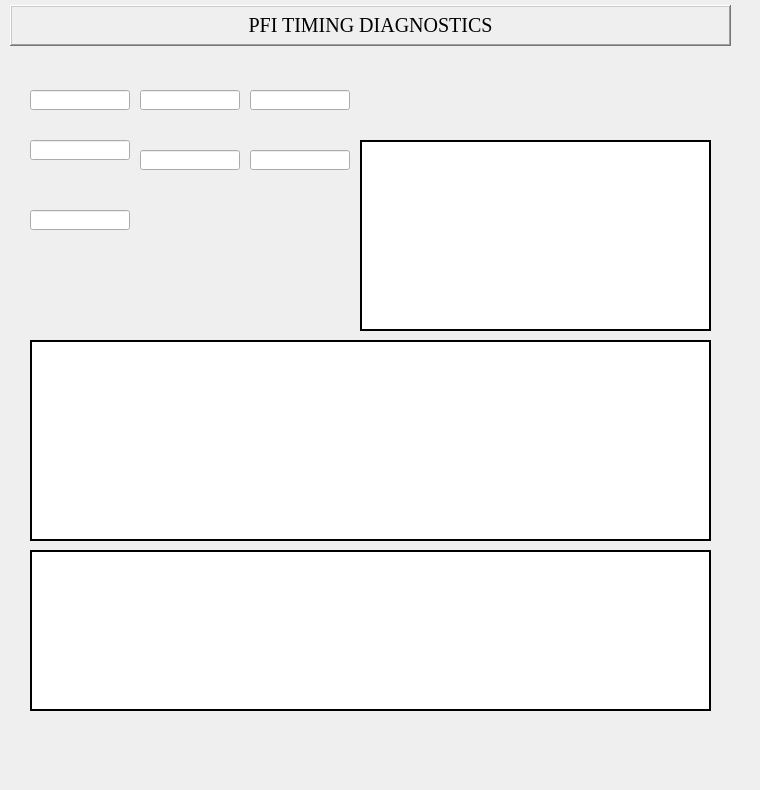
  <widget class="QWidget" name="tab">
   <attribute name="title">
    <string>TIMING</string>
   </attribute>
   <widget class="caStripPlot" name="castripplot_2">
    <property name="geometry">
     <rect>
      <x>30</x>
      <y>340</y>
      <width>681</width>
      <height>201</height>
     </rect>
    </property>
    <property name="layoutDirection">
     <enum>Qt::LeftToRight</enum>
    </property>
    <property name="styleSheet">
     <string notr="true">background-color: rgb(255, 255, 255);
color: rgb(0, 0, 0);</string>
    </property>
    <property name="frameShape">
     <enum>QFrame::Box</enum>
    </property>
    <property name="frameShadow">
     <enum>QFrame::Plain</enum>
    </property>
    <property name="lineWidth">
     <number>2</number>
    </property>
    <property name="Title" stdset="0">
     <string notr="true">Duty Cycle/Single Shot Length</string>
    </property>
    <property name="TitleX">
     <string notr="true">Time</string>
    </property>
    <property name="TitleY">
     <string notr="true">Duration(s)</string>
    </property>
    <property name="channels" stdset="0">
     <string notr="true">cpiSync:DutyCycle;cpiSync:ShotDuration</string>
    </property>
    <property name="period">
     <double>10.000000000000000</double>
    </property>
    <property name="refreshRate" stdset="0">
     <enum>caStripPlot::Medium</enum>
    </property>
    <property name="XaxisType">
     <enum>caStripPlot::TimeScale</enum>
    </property>
    <property name="YAxisScaling" stdset="0">
     <enum>caStripPlot::autoScale</enum>
    </property>
    <property name="YaxisLimitsMax_1">
     <double>1000.000000000000000</double>
    </property>
    <property name="YaxisScalingMax_1" stdset="0">
     <enum>caStripPlot::Channel</enum>
    </property>
    <property name="YaxisScalingMin_1" stdset="0">
     <enum>caStripPlot::Channel</enum>
    </property>
    <property name="Style_1">
     <enum>caStripPlot::FillUnder</enum>
    </property>
    <property name="color_1">
     <color alpha="150">
      <red>255</red>
      <green>0</green>
      <blue>0</blue>
     </color>
    </property>
    <property name="YaxisLimitsMax_2">
     <double>1.000000000000000</double>
    </property>
    <property name="YaxisScalingMax_2" stdset="0">
     <enum>caStripPlot::Channel</enum>
    </property>
    <property name="YaxisScalingMin_2" stdset="0">
     <enum>caStripPlot::Channel</enum>
    </property>
    <property name="Style_2">
     <enum>caStripPlot::FillUnder</enum>
    </property>
    <property name="color_2">
     <color alpha="150">
      <red>0</red>
      <green>0</green>
      <blue>255</blue>
     </color>
    </property>
    <property name="YaxisLimitsMax_3">
     <double>1.000000000000000</double>
    </property>
    <property name="YaxisScalingMax_3" stdset="0">
     <enum>caStripPlot::Channel</enum>
    </property>
    <property name="YaxisScalingMin_3" stdset="0">
     <enum>caStripPlot::Channel</enum>
    </property>
    <property name="Style_3">
     <enum>caStripPlot::FillUnder</enum>
    </property>
    <property name="color_3">
     <color alpha="150">
      <red>0</red>
      <green>170</green>
      <blue>0</blue>
     </color>
    </property>
    <property name="YaxisLimitsMax_4">
     <double>1.000000000000000</double>
    </property>
    <property name="Style_4">
     <enum>caStripPlot::FillUnder</enum>
    </property>
    <property name="YaxisLimitsMax_5">
     <double>1.000000000000000</double>
    </property>
    <property name="foreground">
     <color>
      <red>255</red>
      <green>255</green>
      <blue>255</blue>
     </color>
    </property>
    <property name="background">
     <color>
      <red>255</red>
      <green>255</green>
      <blue>255</blue>
     </color>
    </property>
    <property name="scaleColor">
     <color>
      <red>0</red>
      <green>0</green>
      <blue>0</blue>
     </color>
    </property>
    <property name="gridColor">
     <color>
      <red>194</red>
      <green>194</green>
      <blue>194</blue>
     </color>
    </property>
    <property name="XaxisEnabled">
     <bool>false</bool>
    </property>
    <property name="LegendEnabled">
     <bool>true</bool>
    </property>
   </widget>
   <widget class="caStripPlot" name="castripplot_3">
    <property name="geometry">
     <rect>
      <x>30</x>
      <y>550</y>
      <width>681</width>
      <height>161</height>
     </rect>
    </property>
    <property name="layoutDirection">
     <enum>Qt::LeftToRight</enum>
    </property>
    <property name="styleSheet">
     <string notr="true">background-color: rgb(255, 255, 255);
color: rgb(0, 0, 0);</string>
    </property>
    <property name="frameShape">
     <enum>QFrame::Box</enum>
    </property>
    <property name="frameShadow">
     <enum>QFrame::Plain</enum>
    </property>
    <property name="lineWidth">
     <number>2</number>
    </property>
    <property name="Title" stdset="0">
     <string notr="true">CPI/Qi2 Exposure Length</string>
    </property>
    <property name="TitleX">
     <string notr="true">Time</string>
    </property>
    <property name="TitleY">
     <string notr="true">Duration(s)</string>
    </property>
    <property name="channels" stdset="0">
     <string notr="true">cpiSync:CpiDuration;cpiSync:Qi2Duration</string>
    </property>
    <property name="period">
     <double>10.000000000000000</double>
    </property>
    <property name="refreshRate" stdset="0">
     <enum>caStripPlot::Medium</enum>
    </property>
    <property name="XaxisType">
     <enum>caStripPlot::TimeScale</enum>
    </property>
    <property name="YAxisScaling" stdset="0">
     <enum>caStripPlot::autoScale</enum>
    </property>
    <property name="YaxisLimitsMax_1">
     <double>1000.000000000000000</double>
    </property>
    <property name="YaxisScalingMax_1" stdset="0">
     <enum>caStripPlot::Channel</enum>
    </property>
    <property name="YaxisScalingMin_1" stdset="0">
     <enum>caStripPlot::Channel</enum>
    </property>
    <property name="Style_1">
     <enum>caStripPlot::FillUnder</enum>
    </property>
    <property name="color_1">
     <color alpha="150">
      <red>255</red>
      <green>0</green>
      <blue>0</blue>
     </color>
    </property>
    <property name="YaxisLimitsMax_2">
     <double>1.000000000000000</double>
    </property>
    <property name="YaxisScalingMax_2" stdset="0">
     <enum>caStripPlot::Channel</enum>
    </property>
    <property name="YaxisScalingMin_2" stdset="0">
     <enum>caStripPlot::Channel</enum>
    </property>
    <property name="Style_2">
     <enum>caStripPlot::FillUnder</enum>
    </property>
    <property name="color_2">
     <color alpha="150">
      <red>0</red>
      <green>0</green>
      <blue>255</blue>
     </color>
    </property>
    <property name="YaxisLimitsMax_3">
     <double>1.000000000000000</double>
    </property>
    <property name="YaxisScalingMax_3" stdset="0">
     <enum>caStripPlot::Channel</enum>
    </property>
    <property name="YaxisScalingMin_3" stdset="0">
     <enum>caStripPlot::Channel</enum>
    </property>
    <property name="Style_3">
     <enum>caStripPlot::FillUnder</enum>
    </property>
    <property name="color_3">
     <color alpha="150">
      <red>0</red>
      <green>170</green>
      <blue>0</blue>
     </color>
    </property>
    <property name="YaxisLimitsMax_4">
     <double>1.000000000000000</double>
    </property>
    <property name="Style_4">
     <enum>caStripPlot::FillUnder</enum>
    </property>
    <property name="YaxisLimitsMax_5">
     <double>1.000000000000000</double>
    </property>
    <property name="foreground">
     <color>
      <red>255</red>
      <green>255</green>
      <blue>255</blue>
     </color>
    </property>
    <property name="background">
     <color>
      <red>255</red>
      <green>255</green>
      <blue>255</blue>
     </color>
    </property>
    <property name="scaleColor">
     <color>
      <red>0</red>
      <green>0</green>
      <blue>0</blue>
     </color>
    </property>
    <property name="gridColor">
     <color>
      <red>194</red>
      <green>194</green>
      <blue>194</blue>
     </color>
    </property>
    <property name="XaxisEnabled">
     <bool>false</bool>
    </property>
    <property name="LegendEnabled">
     <bool>true</bool>
    </property>
   </widget>
   <widget class="caLabel" name="calabel_7">
    <property name="geometry">
     <rect>
      <x>10</x>
      <y>5</y>
      <width>721</width>
      <height>41</height>
     </rect>
    </property>
    <property name="font">
     <font>
      <family>Times New Roman</family>
      <pointsize>15</pointsize>
      <weight>50</weight>
      <bold>false</bold>
     </font>
    </property>
    <property name="frameShape">
     <enum>QFrame::WinPanel</enum>
    </property>
    <property name="frameShadow">
     <enum>QFrame::Raised</enum>
    </property>
    <property name="lineWidth">
     <number>1</number>
    </property>
    <property name="midLineWidth">
     <number>1</number>
    </property>
    <property name="text">
     <string>PFI TIMING DIAGNOSTICS</string>
    </property>
    <property name="alignment">
     <set>Qt::AlignCenter</set>
    </property>
    <property name="foreground">
     <color>
      <red>0</red>
      <green>0</green>
      <blue>0</blue>
     </color>
    </property>
    <property name="background">
     <color>
      <red>169</red>
      <green>209</green>
      <blue>239</blue>
     </color>
    </property>
   </widget>
   <widget class="caFrame" name="caframe_2">
    <property name="geometry">
     <rect>
      <x>0</x>
      <y>0</y>
      <width>751</width>
      <height>781</height>
     </rect>
    </property>
    <property name="backgroundMode">
     <enum>caFrame::Filled</enum>
    </property>
    <widget class="caGraphics" name="cagraphics_21">
     <property name="geometry">
      <rect>
       <x>10</x>
       <y>50</y>
       <width>721</width>
       <height>681</height>
      </rect>
     </property>
     <property name="foreground">
      <color>
       <red>105</red>
       <green>105</green>
       <blue>105</blue>
      </color>
     </property>
     <property name="linestyle" stdset="0">
      <enum>caGraphics::Solid</enum>
     </property>
     <property name="fillstyle" stdset="0">
      <enum>caGraphics::Filled</enum>
     </property>
     <property name="lineSize">
      <number>2</number>
     </property>
     <property name="lineColor">
      <color>
       <red>0</red>
       <green>0</green>
       <blue>0</blue>
      </color>
     </property>
    </widget>
    <widget class="caGraphics" name="cagraphics_22">
     <property name="geometry">
      <rect>
       <x>20</x>
       <y>60</y>
       <width>701</width>
       <height>661</height>
      </rect>
     </property>
     <property name="foreground">
      <color alpha="50">
       <red>255</red>
       <green>255</green>
       <blue>255</blue>
      </color>
     </property>
     <property name="linestyle" stdset="0">
      <enum>caGraphics::Solid</enum>
     </property>
     <property name="fillstyle" stdset="0">
      <enum>caGraphics::Filled</enum>
     </property>
     <property name="lineSize">
      <number>2</number>
     </property>
     <property name="lineColor">
      <color>
       <red>255</red>
       <green>255</green>
       <blue>255</blue>
      </color>
     </property>
    </widget>
    <widget class="caRelatedDisplay" name="carelateddisplay_13">
     <property name="geometry">
      <rect>
       <x>30</x>
       <y>70</y>
       <width>101</width>
       <height>21</height>
      </rect>
     </property>
     <property name="foreground">
      <color>
       <red>255</red>
       <green>255</green>
       <blue>255</blue>
      </color>
     </property>
     <property name="background">
      <color alpha="55">
       <red>0</red>
       <green>0</green>
       <blue>255</blue>
      </color>
     </property>
     <property name="labels">
      <string notr="true">Duty Cycle</string>
     </property>
     <property name="files">
      <string notr="true">../nikonqi2-slim.ui</string>
     </property>
     <property name="args">
      <string notr="true">P=Qi2:,R=cam1:,W=IOC:</string>
     </property>
     <property name="stackingMode" stdset="0">
      <enum>caRowColMenu::RowColumn</enum>
     </property>
     <property name="removeParent" stdset="0">
      <string>false;false;</string>
     </property>
    </widget>
    <widget class="caLineEdit" name="calineedit_10">
     <property name="geometry">
      <rect>
       <x>30</x>
       <y>90</y>
       <width>100</width>
       <height>20</height>
      </rect>
     </property>
     <property name="channel" stdset="0">
      <string notr="true">cpiSync:DutyCycle</string>
     </property>
     <property name="precision">
      <number>5</number>
     </property>
     <property name="precisionMode">
      <enum>caLineEdit::User</enum>
     </property>
    </widget>
    <widget class="caRelatedDisplay" name="carelateddisplay_14">
     <property name="geometry">
      <rect>
       <x>30</x>
       <y>120</y>
       <width>101</width>
       <height>21</height>
      </rect>
     </property>
     <property name="foreground">
      <color>
       <red>255</red>
       <green>255</green>
       <blue>255</blue>
      </color>
     </property>
     <property name="background">
      <color alpha="55">
       <red>0</red>
       <green>0</green>
       <blue>255</blue>
      </color>
     </property>
     <property name="labels">
      <string notr="true">Scan to Qi2 Lag</string>
     </property>
     <property name="files">
      <string notr="true">../nikonqi2-slim.ui</string>
     </property>
     <property name="args">
      <string notr="true">P=Qi2:,R=cam1:,W=IOC:</string>
     </property>
     <property name="stackingMode" stdset="0">
      <enum>caRowColMenu::RowColumn</enum>
     </property>
     <property name="removeParent" stdset="0">
      <string>false;false;</string>
     </property>
    </widget>
    <widget class="caLineEdit" name="calineedit_5">
     <property name="geometry">
      <rect>
       <x>30</x>
       <y>140</y>
       <width>100</width>
       <height>20</height>
      </rect>
     </property>
     <property name="channel" stdset="0">
      <string notr="true">cpiSync:SeqStarttoQi2</string>
     </property>
     <property name="precision">
      <number>5</number>
     </property>
     <property name="precisionMode">
      <enum>caLineEdit::User</enum>
     </property>
    </widget>
    <widget class="caThermo" name="cathermo_4">
     <property name="geometry">
      <rect>
       <x>30</x>
       <y>160</y>
       <width>100</width>
       <height>21</height>
      </rect>
     </property>
     <property name="maxValue">
      <double>0.010000000000000</double>
     </property>
     <property name="channel" stdset="0">
      <string notr="true">cpiSync:SeqStarttoQi2</string>
     </property>
     <property name="direction">
      <enum>caThermo::Right</enum>
     </property>
     <property name="look">
      <enum>caThermo::noLabel</enum>
     </property>
     <property name="foreground">
      <color>
       <red>255</red>
       <green>8</green>
       <blue>12</blue>
      </color>
     </property>
    </widget>
    <widget class="caRelatedDisplay" name="carelateddisplay_20">
     <property name="geometry">
      <rect>
       <x>30</x>
       <y>190</y>
       <width>101</width>
       <height>21</height>
      </rect>
     </property>
     <property name="foreground">
      <color>
       <red>255</red>
       <green>255</green>
       <blue>255</blue>
      </color>
     </property>
     <property name="background">
      <color alpha="55">
       <red>0</red>
       <green>0</green>
       <blue>255</blue>
      </color>
     </property>
     <property name="labels">
      <string notr="true">Single Shot Length</string>
     </property>
     <property name="files">
      <string notr="true">../nikonqi2-slim.ui</string>
     </property>
     <property name="args">
      <string notr="true">P=Qi2:,R=cam1:,W=IOC:</string>
     </property>
     <property name="stackingMode" stdset="0">
      <enum>caRowColMenu::RowColumn</enum>
     </property>
     <property name="removeParent" stdset="0">
      <string>false;false;</string>
     </property>
    </widget>
    <widget class="caLineEdit" name="calineedit_11">
     <property name="geometry">
      <rect>
       <x>30</x>
       <y>210</y>
       <width>100</width>
       <height>20</height>
      </rect>
     </property>
     <property name="channel" stdset="0">
      <string notr="true">cpiSync:ShotDuration</string>
     </property>
     <property name="precision">
      <number>5</number>
     </property>
     <property name="precisionMode">
      <enum>caLineEdit::User</enum>
     </property>
    </widget>
    <widget class="caRelatedDisplay" name="carelateddisplay_16">
     <property name="geometry">
      <rect>
       <x>140</x>
       <y>70</y>
       <width>101</width>
       <height>21</height>
      </rect>
     </property>
     <property name="foreground">
      <color>
       <red>255</red>
       <green>255</green>
       <blue>255</blue>
      </color>
     </property>
     <property name="background">
      <color alpha="55">
       <red>0</red>
       <green>0</green>
       <blue>255</blue>
      </color>
     </property>
     <property name="labels">
      <string notr="true">Qi2 Response</string>
     </property>
     <property name="files">
      <string notr="true">../nikonqi2-slim.ui</string>
     </property>
     <property name="args">
      <string notr="true">P=Qi2:,R=cam1:,W=IOC:</string>
     </property>
     <property name="stackingMode" stdset="0">
      <enum>caRowColMenu::RowColumn</enum>
     </property>
     <property name="removeParent" stdset="0">
      <string>false;false;</string>
     </property>
    </widget>
    <widget class="caLineEdit" name="calineedit_6">
     <property name="geometry">
      <rect>
       <x>140</x>
       <y>90</y>
       <width>100</width>
       <height>20</height>
      </rect>
     </property>
     <property name="channel" stdset="0">
      <string notr="true">cpiSync:Qi2ReqToStart</string>
     </property>
     <property name="precision">
      <number>5</number>
     </property>
     <property name="precisionMode">
      <enum>caLineEdit::User</enum>
     </property>
    </widget>
    <widget class="caThermo" name="cathermo_5">
     <property name="geometry">
      <rect>
       <x>140</x>
       <y>110</y>
       <width>100</width>
       <height>21</height>
      </rect>
     </property>
     <property name="maxValue">
      <double>0.010000000000000</double>
     </property>
     <property name="channel" stdset="0">
      <string notr="true">cpiSync:Qi2ReqToStart</string>
     </property>
     <property name="direction">
      <enum>caThermo::Right</enum>
     </property>
     <property name="look">
      <enum>caThermo::noLabel</enum>
     </property>
     <property name="foreground">
      <color>
       <red>255</red>
       <green>8</green>
       <blue>12</blue>
      </color>
     </property>
    </widget>
    <widget class="caThermo" name="cathermo_8">
     <property name="geometry">
      <rect>
       <x>140</x>
       <y>130</y>
       <width>100</width>
       <height>21</height>
      </rect>
     </property>
     <property name="maxValue">
      <double>0.010000000000000</double>
     </property>
     <property name="channel" stdset="0">
      <string notr="true">cpiSync:CpiReqToStart</string>
     </property>
     <property name="direction">
      <enum>caThermo::Right</enum>
     </property>
     <property name="look">
      <enum>caThermo::noLabel</enum>
     </property>
     <property name="foreground">
      <color>
       <red>255</red>
       <green>8</green>
       <blue>12</blue>
      </color>
     </property>
    </widget>
    <widget class="caLineEdit" name="calineedit_8">
     <property name="geometry">
      <rect>
       <x>140</x>
       <y>150</y>
       <width>100</width>
       <height>20</height>
      </rect>
     </property>
     <property name="channel" stdset="0">
      <string notr="true">cpiSync:CpiReqToStart</string>
     </property>
     <property name="precision">
      <number>5</number>
     </property>
     <property name="precisionMode">
      <enum>caLineEdit::User</enum>
     </property>
    </widget>
    <widget class="caRelatedDisplay" name="carelateddisplay_18">
     <property name="geometry">
      <rect>
       <x>140</x>
       <y>170</y>
       <width>101</width>
       <height>21</height>
      </rect>
     </property>
     <property name="foreground">
      <color>
       <red>255</red>
       <green>255</green>
       <blue>255</blue>
      </color>
     </property>
     <property name="background">
      <color alpha="55">
       <red>0</red>
       <green>0</green>
       <blue>255</blue>
      </color>
     </property>
     <property name="labels">
      <string notr="true">Cpi Response</string>
     </property>
     <property name="files">
      <string notr="true">../nikonqi2-slim.ui</string>
     </property>
     <property name="args">
      <string notr="true">P=Qi2:,R=cam1:,W=IOC:</string>
     </property>
     <property name="stackingMode" stdset="0">
      <enum>caRowColMenu::RowColumn</enum>
     </property>
     <property name="removeParent" stdset="0">
      <string>false;false;</string>
     </property>
    </widget>
    <widget class="caRelatedDisplay" name="carelateddisplay_17">
     <property name="geometry">
      <rect>
       <x>250</x>
       <y>70</y>
       <width>101</width>
       <height>21</height>
      </rect>
     </property>
     <property name="foreground">
      <color>
       <red>255</red>
       <green>255</green>
       <blue>255</blue>
      </color>
     </property>
     <property name="background">
      <color alpha="55">
       <red>0</red>
       <green>0</green>
       <blue>255</blue>
      </color>
     </property>
     <property name="labels">
      <string notr="true">Qi2 Duration</string>
     </property>
     <property name="files">
      <string notr="true">../nikonqi2-slim.ui</string>
     </property>
     <property name="args">
      <string notr="true">P=Qi2:,R=cam1:,W=IOC:</string>
     </property>
     <property name="stackingMode" stdset="0">
      <enum>caRowColMenu::RowColumn</enum>
     </property>
     <property name="removeParent" stdset="0">
      <string>false;false;</string>
     </property>
    </widget>
    <widget class="caLineEdit" name="calineedit_7">
     <property name="geometry">
      <rect>
       <x>250</x>
       <y>90</y>
       <width>100</width>
       <height>20</height>
      </rect>
     </property>
     <property name="channel" stdset="0">
      <string notr="true">cpiSync:Qi2Duration</string>
     </property>
     <property name="precision">
      <number>5</number>
     </property>
     <property name="precisionMode">
      <enum>caLineEdit::User</enum>
     </property>
    </widget>
    <widget class="caThermo" name="cathermo_6">
     <property name="geometry">
      <rect>
       <x>250</x>
       <y>110</y>
       <width>100</width>
       <height>21</height>
      </rect>
     </property>
     <property name="maxValue">
      <double>0.105000000000000</double>
     </property>
     <property name="channel" stdset="0">
      <string notr="true">cpiSync:Qi2Duration</string>
     </property>
     <property name="direction">
      <enum>caThermo::Right</enum>
     </property>
     <property name="look">
      <enum>caThermo::noLabel</enum>
     </property>
     <property name="foreground">
      <color>
       <red>255</red>
       <green>8</green>
       <blue>12</blue>
      </color>
     </property>
    </widget>
    <widget class="caThermo" name="cathermo_7">
     <property name="geometry">
      <rect>
       <x>250</x>
       <y>130</y>
       <width>100</width>
       <height>21</height>
      </rect>
     </property>
     <property name="maxValue">
      <double>0.105000000000000</double>
     </property>
     <property name="channel" stdset="0">
      <string notr="true">cpiSync:CpiDuration</string>
     </property>
     <property name="direction">
      <enum>caThermo::Right</enum>
     </property>
     <property name="look">
      <enum>caThermo::noLabel</enum>
     </property>
     <property name="foreground">
      <color>
       <red>255</red>
       <green>8</green>
       <blue>12</blue>
      </color>
     </property>
    </widget>
    <widget class="caLineEdit" name="calineedit_9">
     <property name="geometry">
      <rect>
       <x>250</x>
       <y>150</y>
       <width>100</width>
       <height>20</height>
      </rect>
     </property>
     <property name="channel" stdset="0">
      <string notr="true">cpiSync:CpiDuration</string>
     </property>
     <property name="precision">
      <number>5</number>
     </property>
     <property name="precisionMode">
      <enum>caLineEdit::User</enum>
     </property>
    </widget>
    <widget class="caRelatedDisplay" name="carelateddisplay_19">
     <property name="geometry">
      <rect>
       <x>250</x>
       <y>170</y>
       <width>101</width>
       <height>21</height>
      </rect>
     </property>
     <property name="foreground">
      <color>
       <red>255</red>
       <green>255</green>
       <blue>255</blue>
      </color>
     </property>
     <property name="background">
      <color alpha="55">
       <red>0</red>
       <green>0</green>
       <blue>255</blue>
      </color>
     </property>
     <property name="labels">
      <string notr="true">Cpi Duration</string>
     </property>
     <property name="files">
      <string notr="true">../nikonqi2-slim.ui</string>
     </property>
     <property name="args">
      <string notr="true">P=Qi2:,R=cam1:,W=IOC:</string>
     </property>
     <property name="stackingMode" stdset="0">
      <enum>caRowColMenu::RowColumn</enum>
     </property>
     <property name="removeParent" stdset="0">
      <string>false;false;</string>
     </property>
    </widget>
    <widget class="caStripPlot" name="castripplot_4">
     <property name="geometry">
      <rect>
       <x>360</x>
       <y>140</y>
       <width>351</width>
       <height>191</height>
      </rect>
     </property>
     <property name="layoutDirection">
      <enum>Qt::LeftToRight</enum>
     </property>
     <property name="styleSheet">
      <string notr="true">background-color: rgb(255, 255, 255);
color: rgb(0, 0, 0);</string>
     </property>
     <property name="frameShape">
      <enum>QFrame::Box</enum>
     </property>
     <property name="frameShadow">
      <enum>QFrame::Plain</enum>
     </property>
     <property name="lineWidth">
      <number>2</number>
     </property>
     <property name="Title" stdset="0">
      <string notr="true">CPI SYNC STATUS</string>
     </property>
     <property name="TitleX">
      <string notr="true">Time</string>
     </property>
     <property name="TitleY">
      <string notr="true">Percent</string>
     </property>
     <property name="channels" stdset="0">
      <string notr="true">cpiSync:ExposeOut;cpiSync:Qi2Exposing</string>
     </property>
     <property name="period">
      <double>5.000000000000000</double>
     </property>
     <property name="XaxisType">
      <enum>caStripPlot::TimeScale</enum>
     </property>
     <property name="YAxisScaling" stdset="0">
      <enum>caStripPlot::autoScale</enum>
     </property>
     <property name="YaxisLimitsMax_1">
      <double>1000.000000000000000</double>
     </property>
     <property name="YaxisScalingMax_1" stdset="0">
      <enum>caStripPlot::Channel</enum>
     </property>
     <property name="YaxisScalingMin_1" stdset="0">
      <enum>caStripPlot::Channel</enum>
     </property>
     <property name="Style_1">
      <enum>caStripPlot::FillUnder</enum>
     </property>
     <property name="color_1">
      <color alpha="150">
       <red>255</red>
       <green>0</green>
       <blue>0</blue>
      </color>
     </property>
     <property name="YaxisLimitsMax_2">
      <double>1.000000000000000</double>
     </property>
     <property name="YaxisScalingMax_2" stdset="0">
      <enum>caStripPlot::Channel</enum>
     </property>
     <property name="YaxisScalingMin_2" stdset="0">
      <enum>caStripPlot::Channel</enum>
     </property>
     <property name="Style_2">
      <enum>caStripPlot::FillUnder</enum>
     </property>
     <property name="color_2">
      <color alpha="150">
       <red>0</red>
       <green>0</green>
       <blue>255</blue>
      </color>
     </property>
     <property name="YaxisLimitsMax_3">
      <double>1.000000000000000</double>
     </property>
     <property name="YaxisScalingMax_3" stdset="0">
      <enum>caStripPlot::Channel</enum>
     </property>
     <property name="YaxisScalingMin_3" stdset="0">
      <enum>caStripPlot::Channel</enum>
     </property>
     <property name="Style_3">
      <enum>caStripPlot::FillUnder</enum>
     </property>
     <property name="color_3">
      <color alpha="150">
       <red>0</red>
       <green>170</green>
       <blue>0</blue>
      </color>
     </property>
     <property name="YaxisLimitsMax_4">
      <double>1.000000000000000</double>
     </property>
     <property name="Style_4">
      <enum>caStripPlot::FillUnder</enum>
     </property>
     <property name="YaxisLimitsMax_5">
      <double>1.000000000000000</double>
     </property>
     <property name="foreground">
      <color>
       <red>255</red>
       <green>255</green>
       <blue>255</blue>
      </color>
     </property>
     <property name="background">
      <color>
       <red>255</red>
       <green>255</green>
       <blue>255</blue>
      </color>
     </property>
     <property name="scaleColor">
      <color>
       <red>0</red>
       <green>0</green>
       <blue>0</blue>
      </color>
     </property>
     <property name="gridColor">
      <color>
       <red>194</red>
       <green>194</green>
       <blue>194</blue>
      </color>
     </property>
     <property name="XaxisEnabled">
      <bool>false</bool>
     </property>
     <property name="LegendEnabled">
      <bool>true</bool>
     </property>
    </widget>
   </widget>
   <zorder>caframe_2</zorder>
   <zorder>castripplot_3</zorder>
   <zorder>castripplot_2</zorder>
   <zorder>calabel_7</zorder>
  </widget>
